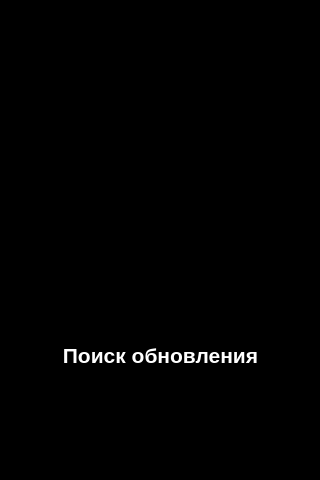
<?xml version="1.0" encoding="UTF-8"?>
<ui version="4.0">
 <class>MainWindow</class>
 <widget class="QMainWindow" name="MainWindow">
  <property name="geometry">
   <rect>
    <x>0</x>
    <y>0</y>
    <width>320</width>
    <height>480</height>
   </rect>
  </property>
  <property name="windowTitle">
   <string>MainWindow</string>
  </property>
  <property name="styleSheet">
   <string notr="true">background-color: rgb(0, 0, 0);</string>
  </property>
  <widget class="QWidget" name="centralwidget">
   <widget class="QLabel" name="label">
    <property name="geometry">
     <rect>
      <x>30</x>
      <y>330</y>
      <width>261</width>
      <height>51</height>
     </rect>
    </property>
    <property name="font">
     <font>
      <pointsize>16</pointsize>
      <bold>true</bold>
     </font>
    </property>
    <property name="styleSheet">
     <string notr="true">color: rgb(255, 255, 255);
background-color: rgba(255, 255, 255, 0);</string>
    </property>
    <property name="text">
     <string>Поиск обновления</string>
    </property>
    <property name="alignment">
     <set>Qt::AlignCenter</set>
    </property>
   </widget>
   <widget class="QProgressBar" name="progressBar">
    <property name="geometry">
     <rect>
      <x>30</x>
      <y>410</y>
      <width>261</width>
      <height>10</height>
     </rect>
    </property>
    <property name="styleSheet">
     <string notr="true"/>
    </property>
    <property name="value">
     <number>0</number>
    </property>
    <property name="textVisible">
     <bool>false</bool>
    </property>
   </widget>
   <widget class="QLabel" name="label_2">
    <property name="geometry">
     <rect>
      <x>80</x>
      <y>80</y>
      <width>160</width>
      <height>160</height>
     </rect>
    </property>
    <property name="styleSheet">
     <string notr="true">background-color: rgba(255, 255, 255, 0);</string>
    </property>
    <property name="text">
     <string/>
    </property>
    <property name="pixmap">
     <pixmap resource="../kompotkol/img.qrc">:/new/prefix1/image/kompot.gif</pixmap>
    </property>
    <property name="scaledContents">
     <bool>true</bool>
    </property>
   </widget>
   <widget class="QWidget" name="widget" native="true">
    <property name="geometry">
     <rect>
      <x>0</x>
      <y>0</y>
      <width>431</width>
      <height>601</height>
     </rect>
    </property>
   </widget>
   <zorder>widget</zorder>
   <zorder>label</zorder>
   <zorder>progressBar</zorder>
   <zorder>label_2</zorder>
  </widget>
 </widget>
 <resources/>
 <connections/>
</ui>
